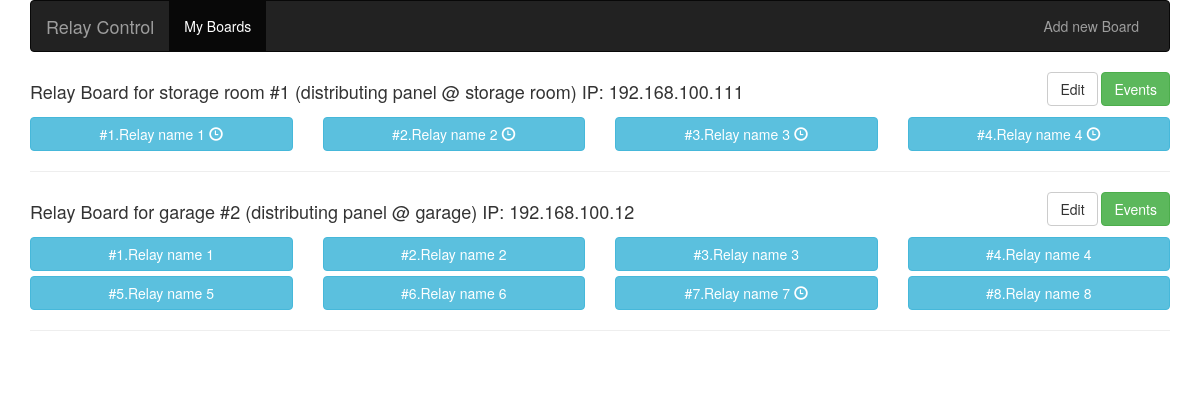
The page / on the database its author committed.
### tables this page shows
CREATE TABLE IF NOT EXISTS `boards` (
  `id` int(11) NOT NULL AUTO_INCREMENT,
  `ip` varchar(15) NOT NULL,
  `name` varchar(100) NOT NULL,
  `slug` varchar(100) NOT NULL,
  `location` varchar(100) NOT NULL,
  PRIMARY KEY (`id`)
);

CREATE TABLE IF NOT EXISTS `relays` (
  `id` int(11) NOT NULL AUTO_INCREMENT,
  `relay_id` int(11) NOT NULL,
  `name` varchar(100) NOT NULL,
  `slug` varchar(100) NOT NULL,
  `board_id` int(11) NOT NULL,
  PRIMARY KEY (`id`)
);

### application/core/MY_Loader.php (called while the page is built, shortened)
<?php
class MY_Loader extends CI_Loader {
    public function template($template_name, $vars = array(), $return = FALSE)
    {
        $content  = $this->view('templates/header', $vars, $return);
        $content .= $this->view($template_name, $vars, $return);
        $content .= $this->view('templates/footer', $vars, $return);
    }
}

### application/controllers/boards.php (called while the page is built, shortened)
<?php if ( ! defined('BASEPATH')) exit('No direct script access allowed');
class Boards extends CI_Controller {
	public function index()
	{
        $this->load->model(array('boards_model', 'relays_model'));
        $boards = $this->boards_model->index();
        foreach($boards as $board) {
            $data['boards'][$board['id']] = $board;
            $relays = array();
            foreach($this->relays_model->index($board['id']) as $relay){
                $relays[$relay['id']] = $relay;
                if($this->relays_model->check_event($relay['id']))
                    $relays[$relay['id']]['event'] = true;
            }
            $data['boards'][$board['id']]['relays'] = $relays;
        }
        $data['current_page'] = 'boards';
        $this->load->template('boards_view', $data);
	}
}

### index.php (called while the page is built, shortened)
<?php
require_once BASEPATH.'core/CodeIgniter.php';

### application/models/boards_model.php (called while the page is built, shortened)
<?php if ( ! defined('BASEPATH')) exit('No direct script access allowed');
class Boards_model extends CI_Model {
    public function index()
    {
        $query = $this->db->get('boards');
        return $query->result_array();
    }
}

### application/models/relays_model.php (called while the page is built, shortened)
<?php if ( ! defined('BASEPATH')) exit('No direct script access allowed');
class Relays_model extends CI_Model {
    public function index($board_id)
    {
        $this->db->where('board_id', $board_id);
        $query = $this->db->get('relays');
        return $query->result_array();
    }
    public function check_event($relay_id)
    {
        $this->db->where('relay_id', $relay_id);
        $query = $this->db->get('events');
        return $query->result_array();
    }
}

### application/views/boards_view.php (the view)
<?php foreach($boards as $board): ?>
    <div class="row">
        <div class="col-md-10">
            <h4>
                <?php echo $board['name'] . ' #' . $board['id']; ?>
                <?php echo ' (distributing panel @ ' . $board['location'] . ') '; ?>
                <?php echo 'IP: ' . $board['ip']; ?>
            </h4>
        </div>
        <div class="col-md-2 text-right">
            <a class="btn btn-default" href="/boards/edit/<?php echo $board['id']; ?>" role="button">Edit</a>
            <a class="btn btn-success" href="/events/<?php echo $board['id']; ?>" role="button">Events</a>
        </div>
    </div>
    <div class="row">
        <?php foreach($board['relays'] as $relay): ?>
            <div class="col-md-3 col-sm-6 col-xs-12">
                <a href="#"
                   class="btn btn-info btn-full-width"
                   data-relay-id="<?php echo $relay['relay_id']; ?>"
                   data-slug="<?php echo $relay['slug']; ?>"
                   data-board-id="<?php echo $relay['board_id']; ?>">
                    <?php echo '#' . $relay['relay_id'] . '.' . $relay['name']; ?>
                    <?php if(isset($relay['event'])) echo '<span class="glyphicon glyphicon-time" aria-hidden="true"></span>';?>
                </a>
            </div>
        <?php endforeach; ?>
    </div>
    <hr/>
<?php endforeach; ?>

### application/views/templates/header.php (shortened to what this page needs)
<!DOCTYPE html>
<html>
<head>
    <link rel="stylesheet" href="/assets/css/style.css"/>
    <link rel="stylesheet" href="/assets/bootstrap/css/bootstrap.min.css"/>
</head>
<body>
    <div class="container">
        <nav class="navbar navbar-inverse">
            <div class="container-fluid">
                <div class="navbar-header">
                    <a class="navbar-brand" href="/">Relay Control</a>
                </div>
                <div class="collapse navbar-collapse" id="header-navbar-collapse">
                    <ul class="nav navbar-nav">
                        <li class="<?php echo ($current_page == 'boards') ? 'active' : '';?>">
                            <a href="/">My Boards</a>
                        </li>
                    </ul>
                    <ul class="nav navbar-nav navbar-right">
                        <li class="<?php echo ($current_page == 'add_board') ? 'active' : '';?>"><a href="/boards/new/">Add new Board</a></li>
                    </ul>
                </div>
            </div>
        </nav>

### application/views/templates/footer.php (shortened to what this page needs)
</div>
</body>
</html>

### assets/css/style.css (style rules this page uses)
.container { padding-bottom: 20px; }
.btn-full-width { width: 100%; margin-top: 5px; }

### rows shown on the page
boards: name "Relay Board for storage room", id "1", location "storage room", ip "192.168.100.111", relay_id "1", name "Relay name 1"
relays: relay "2", name "Relay name 2"
relays: relay "3", name "Relay name 3"
relays: relay "4", name "Relay name 4"
boards: name "Relay Board for garage", id "2", location "garage", ip "192.168.100.12"
relays: relay "1", name "Relay name 1"
relays: relay "2", name "Relay name 2"
relays: relay "3", name "Relay name 3"
relays: relay "4", name "Relay name 4"
relays: relay "5", name "Relay name 5"
relays: relay "6", name "Relay name 6"
relays: relay "7", name "Relay name 7"
relays: relay "8", name "Relay name 8"
